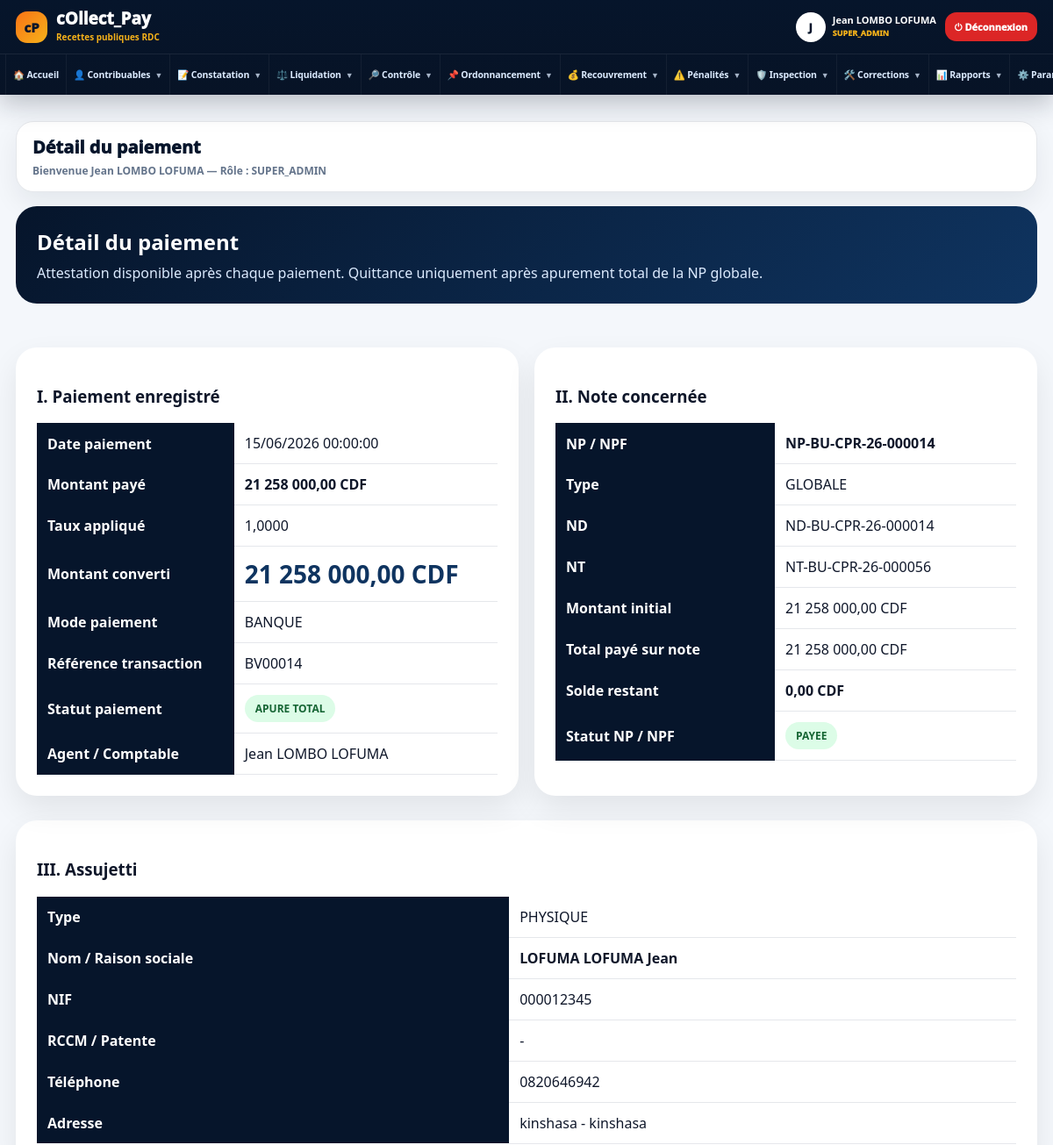
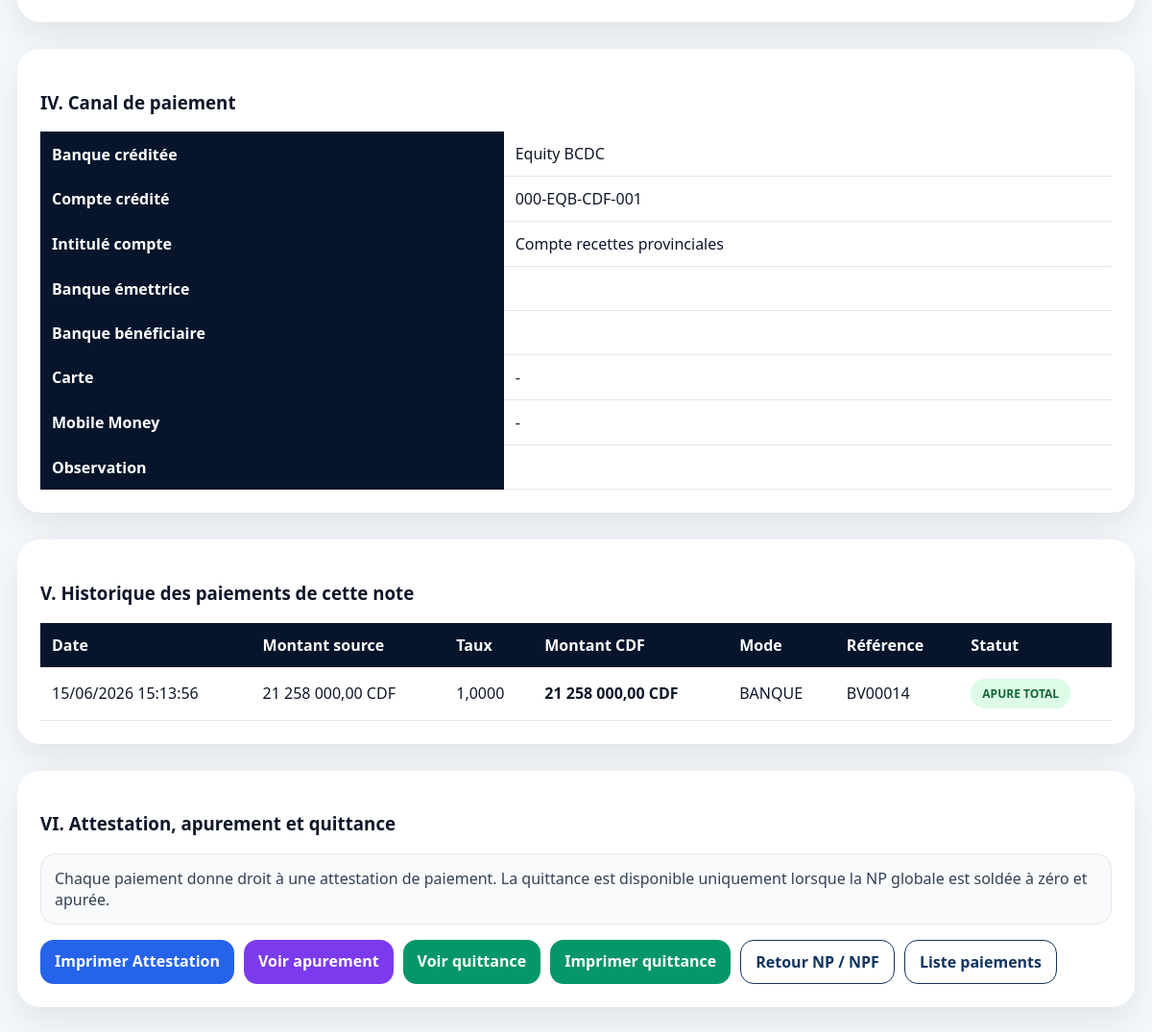
Page /modules/recouvrement/paiement_view.php?id=3 (signed in) on the committed database (2 pictures, top to bottom).
### tables this page shows
CREATE TABLE `paiements` (
  `id` int(11) NOT NULL,
  `note_perception_id` int(11) DEFAULT NULL,
  `fraction_id` int(11) DEFAULT NULL,
  `date_paiement` date NOT NULL,
  `montant_paye` decimal(18,2) NOT NULL,
  `devise` enum('CDF','USD','EUR') NOT NULL DEFAULT 'CDF',
  `taux_change` decimal(18,4) NOT NULL DEFAULT 1.0000,
  `montant_converti_cdf` decimal(18,2) NOT NULL,
  `mode_paiement_id` int(11) NOT NULL,
  `banque` varchar(150) DEFAULT NULL,
  `numero_compte` varchar(150) DEFAULT NULL,
  `intitule_compte` varchar(200) DEFAULT NULL,
  `reference_transaction` varchar(150) DEFAULT NULL,
  `compte_credite` varchar(150) DEFAULT NULL,
  `type_carte` varchar(80) DEFAULT NULL,
  `banque_emettrice` varchar(150) DEFAULT NULL,
  `numero_carte_masque` varchar(50) DEFAULT NULL,
  `banque_beneficiaire` varchar(150) DEFAULT NULL,
  `reseau_mobile_money` varchar(80) DEFAULT NULL,
  `telephone_mobile_money` varchar(30) DEFAULT NULL,
  `titulaire_mobile_money` varchar(150) DEFAULT NULL,
  `justificatif` varchar(255) DEFAULT NULL,
  `observation` text DEFAULT NULL,
  `statut` enum('enregistre','apure_partiel','apure_total','annule') DEFAULT 'enregistre',
  `user_comptable_id` int(11) DEFAULT NULL,
  `created_at` timestamp NOT NULL DEFAULT current_timestamp()
);

CREATE TABLE `users` (
  `id` int(11) NOT NULL,
  `nom` varchar(150) NOT NULL,
  `email` varchar(150) NOT NULL,
  `telephone` varchar(50) DEFAULT NULL,
  `photo` varchar(255) DEFAULT NULL,
  `statut` enum('actif','inactif') DEFAULT 'actif',
  `derniere_connexion` datetime DEFAULT NULL,
  `password` text NOT NULL,
  `role_id` int(11) DEFAULT NULL,
  `province_id` int(11) DEFAULT NULL,
  `centre_id` int(11) DEFAULT NULL,
  `service_id` int(11) DEFAULT NULL,
  `niveau` enum('centre','province','national') DEFAULT 'centre',
  `actif` tinyint(1) DEFAULT 1,
  `created_at` timestamp NOT NULL DEFAULT current_timestamp(),
  `updated_at` datetime DEFAULT NULL
);

CREATE TABLE `notes_perception` (
  `id` int(11) NOT NULL,
  `numero_np` varchar(80) NOT NULL,
  `note_debit_id` int(11) NOT NULL,
  `date_ordonnancement` date DEFAULT NULL,
  `date_echeance` date DEFAULT NULL,
  `montant_total` decimal(18,2) DEFAULT 0.00,
  `penalite_recouvrement` decimal(18,2) DEFAULT 0.00,
  `banque_id` int(11) DEFAULT NULL,
  `compte_bancaire` varchar(150) DEFAULT NULL,
  `est_fractionnee` tinyint(1) DEFAULT 0,
  `statut_fractionnement` enum('aucun','en_cours','fractionnee') DEFAULT 'aucun',
  `statut` enum('en_attente','non_payee','partiellement_payee','payee','defaillante','annulee') DEFAULT 'en_attente',
  `user_ordonnateur_id` int(11) DEFAULT NULL,
  `created_at` timestamp NOT NULL DEFAULT current_timestamp(),
  `type_np` enum('globale','fractionnee') DEFAULT 'globale',
  `np_mere_id` int(11) DEFAULT NULL,
  `avis_fractionnement_id` int(11) DEFAULT NULL,
  `numero_tranche` int(11) DEFAULT NULL,
  `declarant_nom` varchar(150) DEFAULT NULL,
  `montant_initial` decimal(18,2) DEFAULT 0.00,
  `montant_paye` decimal(18,2) DEFAULT 0.00,
  `solde_restant` decimal(18,2) DEFAULT 0.00,
  `date_emission` datetime DEFAULT NULL,
  `annotation_autorite` text DEFAULT NULL,
  `sceau_appose` tinyint(1) DEFAULT 0,
  `penalite_assiette` decimal(18,2) DEFAULT 0.00
);

CREATE TABLE `notes_debit` (
  `id` int(11) NOT NULL,
  `numero_nd` varchar(80) NOT NULL,
  `note_taxation_id` int(11) DEFAULT NULL,
  `date_liquidation` date DEFAULT NULL,
  `total_exigible` decimal(18,2) DEFAULT 0.00,
  `penalite_assiette` decimal(18,2) DEFAULT 0.00,
  `observation` text DEFAULT NULL,
  `statut` enum('en_controle','validee','rejete') DEFAULT 'en_controle',
  `ordonnancement_effectue` tinyint(1) DEFAULT 0,
  `user_liquidateur_id` int(11) DEFAULT NULL,
  `created_at` timestamp NOT NULL DEFAULT current_timestamp(),
  `decision` enum('conforme','rejetee','corriger') DEFAULT 'conforme',
  `date_validation` datetime DEFAULT NULL,
  `user_validateur_id` int(11) DEFAULT NULL,
  `montant_acte` decimal(18,2) DEFAULT 0.00,
  `montant_frais_admin` decimal(18,2) DEFAULT 0.00,
  `montant_frais_tech` decimal(18,2) DEFAULT 0.00,
  `montant_total` decimal(18,2) DEFAULT 0.00,
  `penalite_recouvrement` decimal(18,2) DEFAULT 0.00
);

CREATE TABLE `notes_taxation` (
  `id` int(11) NOT NULL,
  `numero_nt` varchar(80) NOT NULL,
  `contribuable_id` int(11) NOT NULL,
  `centre_id` int(11) NOT NULL,
  `service_id` int(11) NOT NULL,
  `exercice` int(11) NOT NULL,
  `statut` enum('brouillon','en_attente_liquidation','liquidee','rejetee','annulee') DEFAULT 'brouillon',
  `total_estime` decimal(18,2) DEFAULT 0.00,
  `devise` varchar(10) DEFAULT 'CDF',
  `taux_change` decimal(18,4) DEFAULT 1.0000,
  `user_taxateur_id` int(11) DEFAULT NULL,
  `created_at` timestamp NOT NULL DEFAULT current_timestamp(),
  `montant_acte_total` decimal(18,2) DEFAULT 0.00,
  `montant_frais_admin_total` decimal(18,2) DEFAULT 0.00,
  `montant_frais_tech_total` decimal(18,2) DEFAULT 0.00,
  `penalite_assiette` decimal(18,2) DEFAULT 0.00,
  `penalite_recouvrement` decimal(18,2) DEFAULT 0.00,
  `source_creation` enum('WEB','PWA_OFFLINE','MOBILE','API') DEFAULT 'WEB'
);

CREATE TABLE `contribuables` (
  `id` int(11) NOT NULL,
  `type_personne` enum('physique','morale','etablissement','ong','autres') NOT NULL,
  `raison_sociale` varchar(255) DEFAULT NULL,
  `nom` varchar(150) DEFAULT NULL,
  `postnom` varchar(150) DEFAULT NULL,
  `prenom` varchar(150) DEFAULT NULL,
  `nif` varchar(100) DEFAULT NULL,
  `rccm` varchar(100) DEFAULT NULL,
  `telephone` varchar(50) DEFAULT NULL,
  `email` varchar(150) DEFAULT NULL,
  `adresse` text DEFAULT NULL,
  `ville` varchar(150) DEFAULT NULL,
  `territoire` varchar(150) DEFAULT NULL,
  `province` varchar(150) DEFAULT NULL,
  `actif` tinyint(1) DEFAULT 1,
  `created_at` timestamp NOT NULL DEFAULT current_timestamp(),
  `code_contribuable` varchar(50) DEFAULT NULL,
  `id_national` varchar(100) DEFAULT NULL,
  `telephone_secondaire` varchar(50) DEFAULT NULL,
  `commune` varchar(150) DEFAULT NULL,
  `quartier` varchar(150) DEFAULT NULL,
  `avenue` varchar(150) DEFAULT NULL,
  `numero_parcelle` varchar(50) DEFAULT NULL,
  `latitude` decimal(12,8) DEFAULT NULL,
  `longitude` decimal(12,8) DEFAULT NULL,
  `photo` varchar(255) DEFAULT NULL,
  `statut` enum('actif','suspendu','radie','decede','contentieux') DEFAULT 'actif'
);

### modules/recouvrement/paiement_view.php (the view, shortened to what this page needs)
<?php
require_once "../../config/database.php";
$id = isset($_GET['id']) ? (int)$_GET['id'] : 0;
function moneyPV($v)
{
    return number_format((float)$v, 2, ',', ' ') . ' CDF';
}
function moneySourcePV($montant, $devise)
{
    return number_format((float)$montant, 2, ',', ' ') . ' ' . htmlspecialchars($devise);
}
function datePV($d)
{
    return date('d/m/Y H:i:s', strtotime($d));
}
function nomContribuablePV($c)
{
    return trim(($c['nom'] ?? '') . ' ' . ($c['postnom'] ?? '') . ' ' . ($c['prenom'] ?? ''));
}
function badgePV($statut)
{
    $s = strtolower($statut ?? '');
    $class = 'badge-blue';
    if (in_array($s, ['payee', 'apure_total', 'total'], true)) {
        $class = 'badge-green';
    } elseif (in_array($s, ['partiellement_payee', 'apure_partiel', 'partiel'], true)) {
        $class = 'badge-orange';
    } elseif (in_array($s, ['annule', 'annulee'], true)) {
        $class = 'badge-red';
    }
    return '<span class="badge '.$class.'">'.htmlspecialchars(strtoupper(str_replace('_', ' ', $statut ?? '-'))).'</span>';
}
if ($id > 0) {
    $stmt = $pdo->prepare("
        SELECT
            p.*,
            np.numero_np,
            np.type_np,
            np.np_mere_id,
            np.numero_tranche,
            np.montant_initial,
            np.montant_paye AS montant_total_paye_note,
            np.solde_restant,
            np.statut AS statut_np,
            mere.numero_np AS numero_np_mere,
            nd.numero_nd,
            nt.numero_nt,
            nt.exercice,
            c.type_personne,
            c.raison_sociale,
            c.nom,
            c.postnom,
            c.prenom,
            c.nif,
            c.rccm,
            c.telephone,
            c.adresse,
            c.ville,
            u.nom AS nom_comptable
        FROM paiements p
        JOIN notes_perception np ON p.note_perception_id = np.id
        LEFT JOIN notes_perception mere ON np.np_mere_id = mere.id
        JOIN notes_debit nd ON np.note_debit_id = nd.id
        JOIN notes_taxation nt ON nd.note_taxation_id = nt.id
        JOIN contribuables c ON nt.contribuable_id = c.id
        LEFT JOIN users u ON p.user_comptable_id = u.id
        WHERE p.id = ?
        LIMIT 1
    ");
    $stmt->execute([$id]);
}
$p = $stmt->fetch();
$stmt = $pdo->prepare("
    SELECT *
    FROM paiements
    WHERE note_perception_id = ?
    ORDER BY created_at ASC, id ASC
");
$stmt->execute([$p['note_perception_id']]);
$historique = $stmt->fetchAll();
$referenceType = (($p['type_np'] ?? '') === 'fractionnee') ? 'FRACTION' : 'NP';
$stmt = $pdo->prepare("
    SELECT *
    FROM apurements
    WHERE reference_type = ?
    AND reference_id = ?
    ORDER BY id DESC
    LIMIT 1
");
$stmt->execute([
    $referenceType,
    $p['note_perception_id']
]);
$apurement = $stmt->fetch();
$quittance = null;
if ($apurement) {
    $stmt = $pdo->prepare("
        SELECT *
        FROM quittances
        WHERE apurement_id = ?
        ORDER BY id DESC
        LIMIT 1
    ");
    $stmt->execute([$apurement['id']]);
    $quittance = $stmt->fetch();
}
$modeLabel = [
    1 => 'BANQUE',
    2 => 'CARTE BANCAIRE',
    3 => 'VIREMENT',
    4 => 'MOBILE MONEY',
    5 => 'PAIEMENT EN LIGNE'
];
?>
<!DOCTYPE html>
<html lang="fr">
<head>
<link rel="stylesheet" href="/collect_pay/assets/css/admin.css">
</head>
<body>
<div class="admin-layout">
<?php require_once "../../includes/sidebar.php"; ?>
<main class="main-content">
<?php require_once "../../includes/topbar.php"; ?>
<div class="hero">
    <h2>Détail du paiement</h2>
    <p>Attestation disponible après chaque paiement. Quittance uniquement après apurement total de la NP globale.</p>
</div>
<div class="grid-2">
    <div class="panel">
        <h3>I. Paiement enregistré</h3>
        <table class="table-premium">
            <tr><th>Date paiement</th><td><?= htmlspecialchars(datePV($p['date_paiement'] ?? $p['created_at'])) ?></td></tr>
            <tr><th>Montant payé</th><td><strong><?= moneySourcePV($p['montant_paye'], $p['devise']) ?></strong></td></tr>
            <tr><th>Taux appliqué</th><td><?= number_format((float)$p['taux_change'], 4, ',', ' ') ?></td></tr>
            <tr><th>Montant converti</th><td><span class="amount-big"><?= moneyPV($p['montant_converti_cdf']) ?></span></td></tr>
            <tr><th>Mode paiement</th><td><?= htmlspecialchars($modeLabel[(int)$p['mode_paiement_id']] ?? $p['mode_paiement_id']) ?></td></tr>
            <tr><th>Référence transaction</th><td><?= htmlspecialchars($p['reference_transaction'] ?? '-') ?></td></tr>
            <tr><th>Statut paiement</th><td><?= badgePV($p['statut'] ?? '-') ?></td></tr>
            <tr><th>Agent / Comptable</th><td><?= htmlspecialchars($p['nom_comptable'] ?? '-') ?></td></tr>
        </table>
    </div>
    <div class="panel">
        <h3>II. Note concernée</h3>
        <table class="table-premium">
            <tr><th>NP / NPF</th><td><strong><?= htmlspecialchars($p['numero_np']) ?></strong></td></tr>
            <tr><th>Type</th><td><?= strtoupper(htmlspecialchars($p['type_np'])) ?></td></tr>
            <tr><th>ND</th><td><?= htmlspecialchars($p['numero_nd']) ?></td></tr>
            <tr><th>NT</th><td><?= htmlspecialchars($p['numero_nt']) ?></td></tr>
            <tr><th>Montant initial</th><td><?= moneyPV($p['montant_initial']) ?></td></tr>
            <tr><th>Total payé sur note</th><td><?= moneyPV($p['montant_total_paye_note']) ?></td></tr>
            <tr><th>Solde restant</th><td><strong><?= moneyPV($p['solde_restant']) ?></strong></td></tr>
            <tr><th>Statut NP / NPF</th><td><?= badgePV($p['statut_np'] ?? '-') ?></td></tr>
        </table>
    </div>
</div>
<div class="panel">
    <h3>III. Assujetti</h3>
    <table class="table-premium">
        <tr><th>Type</th><td><?= strtoupper(htmlspecialchars($p['type_personne'] ?? '-')) ?></td></tr>
        <tr><th>Nom / Raison sociale</th><td><strong><?= htmlspecialchars(nomContribuablePV($p)) ?></strong></td></tr>
        <tr><th>NIF</th><td><?= htmlspecialchars($p['nif'] ?? '-') ?></td></tr>
        <tr><th>RCCM / Patente</th><td><?= htmlspecialchars($p['rccm'] ?? '-') ?></td></tr>
        <tr><th>Téléphone</th><td><?= htmlspecialchars($p['telephone'] ?? '-') ?></td></tr>
        <tr><th>Adresse</th><td><?= htmlspecialchars(trim(($p['ville'] ?? '') . ' - ' . ($p['adresse'] ?? '-'))) ?></td></tr>
    </table>
</div>
<div class="panel">
    <h3>IV. Canal de paiement</h3>
    <table class="table-premium">
        <tr><th>Banque créditée</th><td><?= htmlspecialchars($p['banque'] ?? '-') ?></td></tr>
        <tr><th>Compte crédité</th><td><?= htmlspecialchars($p['numero_compte'] ?? $p['compte_credite'] ?? '-') ?></td></tr>
        <tr><th>Intitulé compte</th><td><?= htmlspecialchars($p['intitule_compte'] ?? '-') ?></td></tr>
        <tr><th>Banque émettrice</th><td><?= htmlspecialchars($p['banque_emettrice'] ?? '-') ?></td></tr>
        <tr><th>Banque bénéficiaire</th><td><?= htmlspecialchars($p['banque_beneficiaire'] ?? '-') ?></td></tr>
        <tr><th>Carte</th><td><?= htmlspecialchars(trim(($p['type_carte'] ?? '') . ' ' . ($p['numero_carte_masque'] ?? '')) ?: '-') ?></td></tr>
        <tr><th>Mobile Money</th><td><?= htmlspecialchars(trim(($p['reseau_mobile_money'] ?? '') . ' ' . ($p['telephone_mobile_money'] ?? '') . ' ' . ($p['titulaire_mobile_money'] ?? '')) ?: '-') ?></td></tr>
        <tr><th>Observation</th><td><?= nl2br(htmlspecialchars($p['observation'] ?? '-')) ?></td></tr>
    </table>
</div>
<div class="panel">
    <h3>V. Historique des paiements de cette note</h3>
    <table class="table-premium">
        <tr>
            <th>Date</th>
            <th>Montant source</th>
            <th>Taux</th>
            <th>Montant CDF</th>
            <th>Mode</th>
            <th>Référence</th>
            <th>Statut</th>
        </tr>
        <?php foreach ($historique as $h): ?>
            <tr>
                <td><?= htmlspecialchars(datePV($h['created_at'] ?? $h['date_paiement'])) ?></td>
                <td><?= moneySourcePV($h['montant_paye'], $h['devise']) ?></td>
                <td><?= number_format((float)$h['taux_change'], 4, ',', ' ') ?></td>
                <td><strong><?= moneyPV($h['montant_converti_cdf']) ?></strong></td>
                <td><?= htmlspecialchars($modeLabel[(int)$h['mode_paiement_id']] ?? $h['mode_paiement_id']) ?></td>
                <td><?= htmlspecialchars($h['reference_transaction'] ?? '-') ?></td>
                <td><?= badgePV($h['statut'] ?? '-') ?></td>
            </tr>
        <?php endforeach; ?>
    </table>
</div>
<div class="panel">
    <h3>VI. Attestation, apurement et quittance</h3>
    <div class="note-info">
        Chaque paiement donne droit à une attestation de paiement. La quittance est disponible uniquement lorsque la NP globale est soldée à zéro et apurée.
    </div>
    <div class="action-row">
        <a class="btn-action btn-attestation"
           target="_blank"
           href="/collect_pay/reports/attestation_paiement_pdf.php?numero=<?= urlencode($p['numero_np']) ?>">
            Imprimer Attestation
        </a>
        <?php if ($apurement): ?>
            <a class="btn-action btn-apurement"
               href="apurement_list.php">
                Voir apurement
            </a>
            <?php if ($quittance): ?>
                <a class="btn-action btn-quittance"
                   href="quittance_view.php?numero=<?= urlencode($quittance['numero_quittance']) ?>">
                    Voir quittance
                </a>
                <a class="btn-action btn-quittance"
                   target="_blank"
                   href="/collect_pay/reports/quittance_pdf.php?numero=<?= urlencode($quittance['numero_quittance']) ?>">
                    Imprimer quittance
                </a>
            <?php endif; ?>
        <?php endif; ?>
        <a class="btn-action btn-secondary"
           href="../ordonnancement/np_view.php?numero=<?= urlencode($p['numero_np']) ?>">
            Retour NP / NPF
        </a>
        <a class="btn-action btn-secondary"
           href="paiement_list.php">
            Liste paiements
        </a>
    </div>
</div>
</main>
</div>
</body>
</html>

### rows in the picture
paiements: date_paiement "15/06/2026 00:00:00", moneySourcePV($p['montant_paye'], $p['devise']) "21 258 000,00 CDF", taux_change "1,0000", montant_converti_cdf "21 258 000,00 CDF", mode_paiement "BANQUE", reference_transaction "BV00014", statut "APURE TOTAL PAYEE", user_comptable.nom "Jean LOMBO LOFUMA", note_perception.numero_np "NP-BU-CPR-26-000014", note_perception.type_np "GLOBALE", notes_debit.numero_nd "ND-BU-CPR-26-000014", notes_taxation.numero_nt "NT-BU-CPR-26-000056", note_perception.montant_initial "21 258 000,00 CDF", note_perception.montant_paye "21 258 000,00 CDF", note_perception.solde_restant "0,00 CDF", contribuables.type_personne "PHYSIQUE", contribuables.nom+postnom+prenom "LOFUMA LOFUMA Jean", contribuables.nif "000012345", contribuables.rccm "-", contribuables.telephone "0820646942", contribuables.ville+adresse "kinshasa - kinshasa", banque "Equity BCDC", numero_compte "000-EQB-CDF-001", intitule_compte "Compte recettes provinciales", type_carte+numero_carte_masque "-", reseau_mobile_money+telephone_mobile_money+titulaire_mobile_money "-", created_at "15/06/2026 15:13:56", moneySourcePV($h['montant_paye'], $h['devise']) "21 258 000,00 CDF", statut "APURE TOTAL"

### other values in the picture
substr($nom,0,1) "J"
$nom "Jean LOMBO LOFUMA"
$role "SUPER_ADMIN"
$page_title "Détail du paiement"
